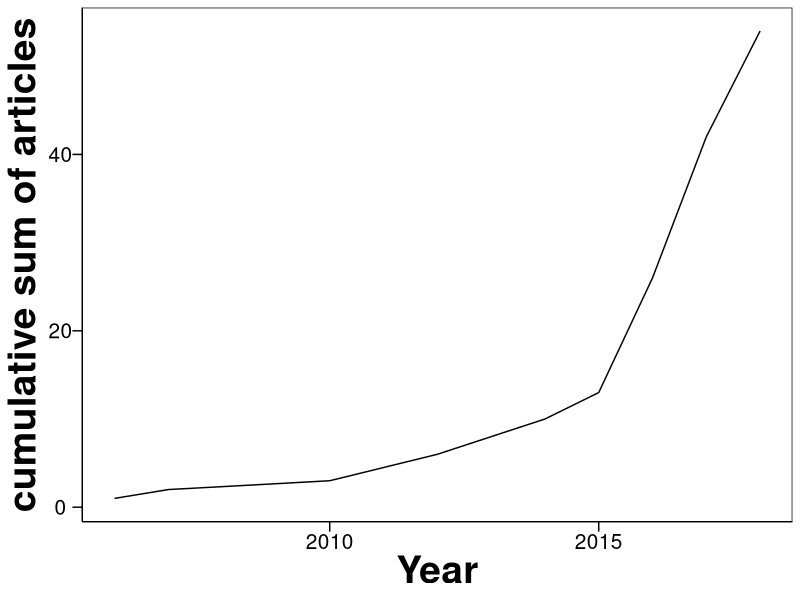
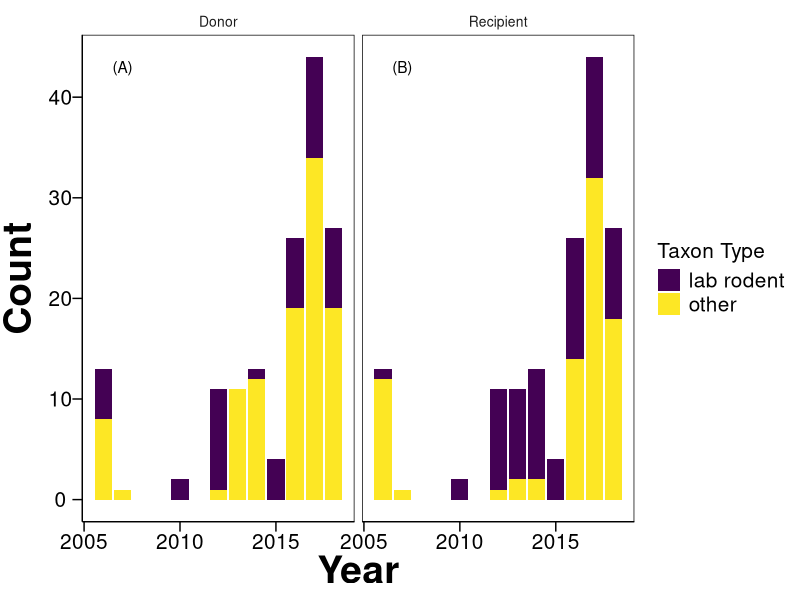
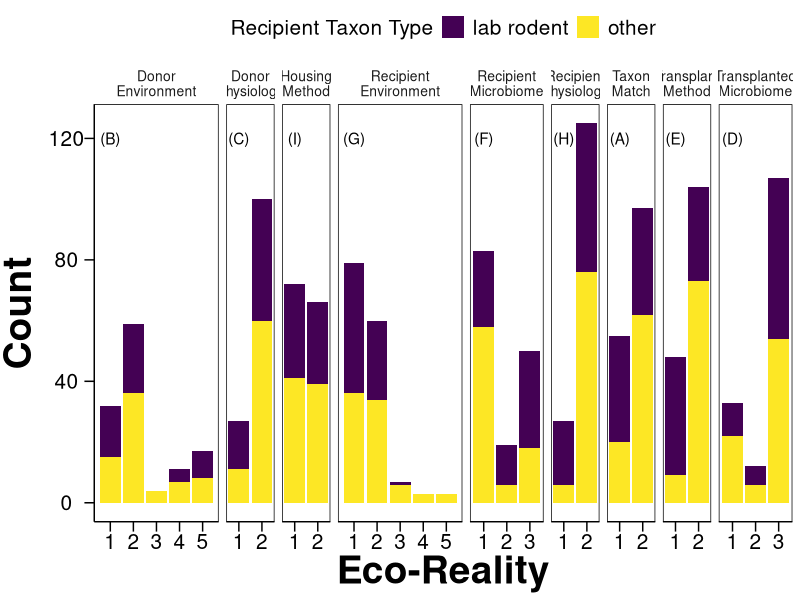
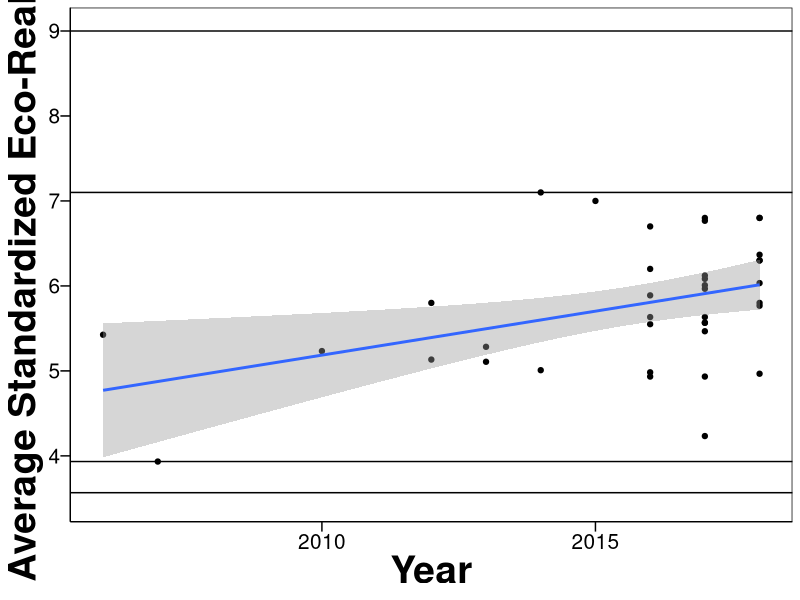
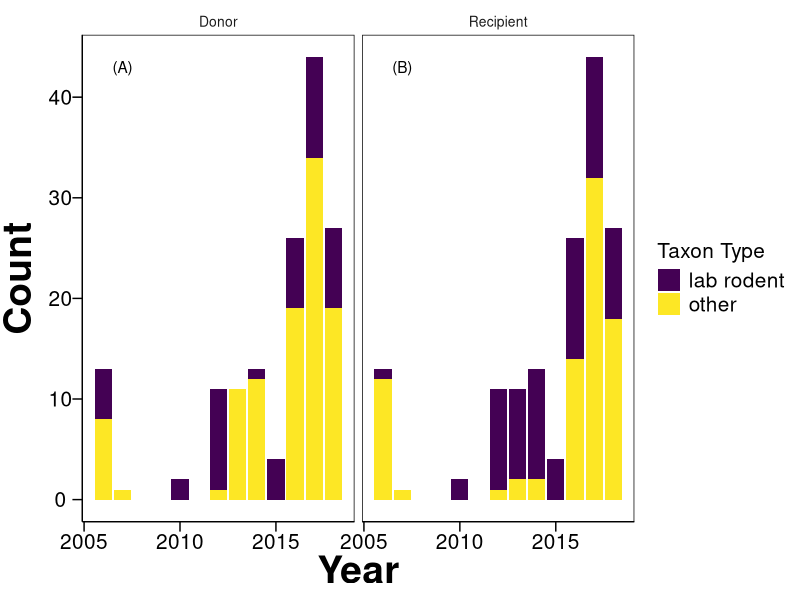
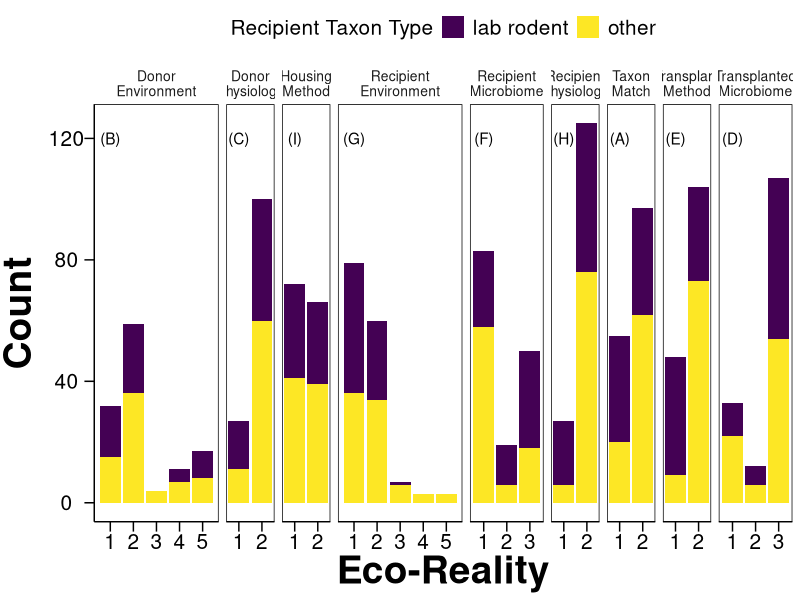
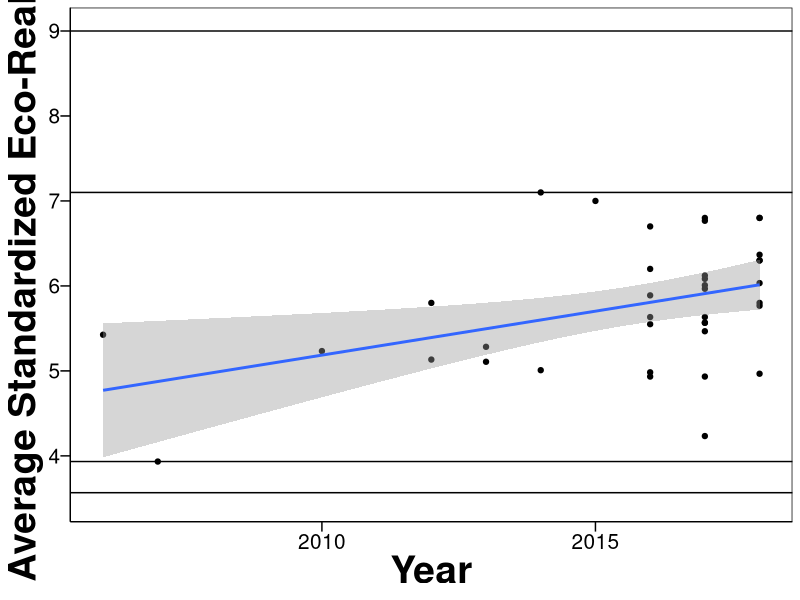

Recreate these plots in R, in order.
##############################
##Into the wild: understanding the breadth of host-microbiome interactions
##
## Christopher J. Greyson-Gaito, Timothy J. Bartley, Karl Cottenie, Will M.C. Jarvis, Amy E.M. Newman, Mason Stothart
##
## R script to create figures in manuscript
## 
## Beginning of coding - 2018-11-19
## Version 1.0 - 
##
## As of 2019-03-11, works with R version 3.5.2 (see packages for their versions)
##############################

theme_simple <- function() {
  theme_grey() %+replace%
    theme(
      axis.line = element_line(colour = "black"),
      panel.grid.minor = element_blank(),
      panel.grid.major = element_blank(),
      panel.background = element_blank(),
      axis.title = element_text(size = 28, face = "bold"),
      axis.text.x = element_text(size = 15, colour = "Black"),
      axis.text.y = element_text(size = 15, colour = "Black"),
      axis.ticks.length = unit(0.25, "cm"),
      axis.ticks = element_line(size = 0.5, colour = "Black"),
      panel.border = element_rect(fill = FALSE, size = 0.5),
      legend.title = element_text(size = 15),
      legend.key = element_blank()
    )
}

library("tidyverse") #Version 1.2.1
theme_set(theme_simple())
library(viridis) #Version 0.5.1

## Read in data -----

df_Transplant <- read_csv("data/EcoRealTable_2019-03-25_Data.csv")

## Data wrangling -----

summary(df_Transplant)

# find all the unique taxon IDs
df_Transplant %>% select(`Donor Taxon`, `Recipient Taxon`) %>% 
  unlist() %>% 
  unique() %>% .[order(.)]
  
## create lookup table more programmatically

labrodents <- c( "mouse", "rat")

donors <- df_Transplant %>%
  dplyr::select(`Donor Taxon`) %>%
  unique() %>%
  arrange(`Donor Taxon`) %>%
  mutate(LabRodent.Donor = ifelse(`Donor Taxon` %in% labrodents, "LabRodent", "Other"))

recipients <- df_Transplant %>%
  dplyr::select(`Recipient Taxon`) %>%
  unique() %>%
  arrange(`Recipient Taxon`) %>%
  mutate(LabRodent.Recip = ifelse(`Recipient Taxon` %in% labrodents, "LabRodent", "Other"))

## create new column for whether donor or recipient host was a labrodent or other
df_Transplant <- left_join(df_Transplant, recipients, by = "Recipient Taxon") %>%
  left_join(donors, by = "Donor Taxon")

# Calculation of number of papers (assuming PdFName are unique for each article)
length(unique(df_Transplant$PdFName)) #54 articles

# Calculation of number of transplant instances
length(df_Transplant$PdFName) #152 transplant instances (rows)

# Calculation of average number of transplant instances per article
summary(df_Transplant %>%
  group_by(PdFName) %>%
  summarise(TransplantCount = length(`Transplant Instance`)) %>%
 select(TransplantCount)) # mean 2.815

# Calculation of cumulative number of publications
df_Transplant %>%
  select(PdFName,Year) %>%
  group_by(Year) %>%
  summarise(Count = length(unique(PdFName))) %>%
  ggplot() +
  geom_line(aes(x = Year, y = cumsum(Count))) +
  ylab("cumulative sum of articles")

## Figures --------

#Figure 1 

# necessary data frame to add letters to the plot
ann_fig1 = data.frame(DonorRecip = c("Donor","Recipient"),
                      label = c("(A)", "(B)"))

df_Transplant %>%
  select(PdFName,Year,LabRodent.Donor,LabRodent.Recip) %>% 
  mutate(LabRodent.DonorBin = ifelse(LabRodent.Donor == "LabRodent",1,0),LabRodent.RecipBin = ifelse(LabRodent.Recip == "LabRodent",1,0)) %>%
  group_by(Year) %>%
  summarise(DonorLabRodent = sum(LabRodent.DonorBin==1),DonorOther = sum(LabRodent.DonorBin==0),RecipLabRodent = sum(LabRodent.RecipBin==1), RecipOther = sum(LabRodent.RecipBin==0)) %>%
  select(Year,DonorLabRodent,DonorOther,RecipLabRodent,RecipOther) %>%
  gather(Type, Total, -Year) %>%
  mutate(DonorRecip = ifelse(grepl("Donor", Type),"Donor", "Recipient")) %>%
  mutate(Type = str_remove(Type, "Donor")) %>%
  mutate(Type = str_remove(Type, "Recip")) %>%
  ggplot()+
  geom_col(aes(x = Year, y = Total, fill = Type )) +
  facet_grid(.~DonorRecip)+
  theme(strip.background=element_blank(),strip.text.x=element_text(size=10),strip.text.y=element_text(size=10),
        axis.title.y=element_text(hjust=0.5, vjust=1.5),legend.text=element_text(size=15)) +
  scale_fill_viridis(
    name = "Taxon Type", breaks = c("LabRodent", "Other"),
    labels = c("lab rodent", "other"), alpha = 1, begin = 0, end = 1,
    direction = 1, discrete = TRUE, option = "D"
  ) +
  ylab("Count") +
  geom_text(data = ann_fig1, 
            mapping = aes(x = 2007, y = 43, label = label))
            # hjust = -0.1,
            # vjust = -1)

ggsave(paste(Sys.Date(), "CountAnimals.pdf"),
       width = 18, height = 12, units = "cm"
)


## Figure 2

ann_fig2 = data.frame(Type = c("Taxon\nMatch","Donor\nEnvironment",
                               "Donor\nPhysiology","Transplanted\nMicrobiome",
                               "Transplant\nMethod","Recipient\nMicrobiome",
                               "Recipient\nEnvironment","Recipient\nPhysiology",
                               "Housing\nMethod"),
                      label = c("(A)", "(B)", "(C)", "(D)", "(E)",
                                "(F)", "(G)", "(H)", "(I)"))


ecoreality_conditions <- df_Transplant %>%
  dplyr::select(LabRodent.Recip, starts_with("Eco-Reality")) %>%
  # select the relevant columns for the plotting function
  mutate(`Eco-Reality of Taxon Match` = ifelse(`Eco-Reality Taxon Match`=="Match",2,1)) %>%
  select(-`Eco-Reality Taxon Match`) %>%
  gather(starts_with("Eco-Reality of"), key = "Type", value = "Eco-Reality") %>%
  mutate(Type = str_remove(Type, "Eco-Reality of ")) %>%
  mutate(Type = str_remove(Type, " \\(1-3\\)")) %>%
  mutate(Type = str_remove(Type, " \\(1-5\\)")) %>%
  mutate(Type = str_remove(Type, " \\(1-2\\)")) %>%
  mutate(Type = str_replace(Type, " ", "\n")) %>%
  # create the long format for ease of plotting
  # not necessary to create individual figures (see code below)
  mutate(`Eco-Reality` = as.numeric(`Eco-Reality`),
         Type = factor(Type,levels=c("Taxon\nMatch","Donor\nEnvironment","Donor\nPhysiology","Transplanted\nMicrobiome","Transplant\nMethod","Recipient\nMicrobiome","Recipient\nEnvironment","Recipient\nPhysiology","Housing\nMethod")))

AV_ecoreality_conditions <- ecoreality_conditions %>%
  group_by(Type)%>%
  summarise(AvEcoReality=mean(`Eco-Reality`, na.rm=TRUE))%>%
  mutate(EcoRealityMax=c(2,5,2,3,2,3,5,2,2), propEcoReality=AvEcoReality/EcoRealityMax)
  
AV_ecoreality_conditions_recipienttaxon <- ecoreality_conditions %>%
  group_by(LabRodent.Recip,Type)%>%
  summarise(AvEcoReality=mean(`Eco-Reality`, na.rm=TRUE))%>%
  mutate(EcoRealityMax=c(2,5,2,3,2,3,5,2,2), propEcoReality=AvEcoReality/EcoRealityMax)

  ggplot(ecoreality_conditions) +
  geom_bar(aes(x = `Eco-Reality`, 
                     fill = LabRodent.Recip)) + 
  facet_grid (.~ Type, scales = "free_x",space = "free_x") +
  theme(legend.position = "top",
        strip.background=element_blank(),strip.text.x=element_text(size=10),strip.text.y=element_text(size=10),
        axis.title.y=element_text(hjust=0.5, vjust=1.5),legend.text=element_text(size=15)) +
  scale_fill_viridis(
    name = "Recipient Taxon Type", breaks = c("LabRodent", "Other"),
    labels = c("lab rodent", "other"), alpha = 1, begin = 0, end = 1,
    direction = 1, discrete = TRUE, option = "D"
  ) +
  scale_x_continuous(breaks = function(x) pretty(x)[pretty(x) %% 1 == 0]) +
  # https://stackoverflow.com/questions/15622001/how-to-display-only-integer-values-on-an-axis-using-ggplot2
  xlab("Eco-Reality") + 
  ylab("Count") +
  geom_text(data = ann_fig2, 
            mapping = aes(x = 1, y = 120, label = label))

ggsave(paste(Sys.Date(), "Eco-realityComparisons.pdf"),
  width = 25, height = 12, units = "cm"
)


#Figure 3
ecorealperpaper<-df_Transplant %>%
  dplyr::select(Year,PdFName, `Transplant Instance`, starts_with("Eco-Reality")) %>%
  mutate(`Eco-Reality Taxon Match` = ifelse(`Eco-Reality Taxon Match` == "Match",2,1))%>%
  # select the relevant columns for the plotting function
  gather(starts_with("Eco-Reality"), key = "Type", value = "EcoRealityAbs") %>%
  mutate(Type = str_remove(Type, "Eco-Reality ")) %>%
  mutate(Type = str_remove(Type, "of ")) %>%
  mutate(Type = str_remove(Type, " \\(1-3\\)")) %>%
  mutate(Type = str_remove(Type, " \\(1-5\\)")) %>%
  mutate(Type = str_remove(Type, " \\(1-2\\)")) %>%
  # create the long format for ease of plotting
  # not necessary to create individual figures (see code below)
  mutate(EcoRealityAbs=as.numeric(EcoRealityAbs))%>%
  mutate(EcoReality = case_when(
    Type=="Taxon Match" ~ EcoRealityAbs/2,
    Type=="Donor Environment" ~ EcoRealityAbs/5,
    Type=="Donor Physiology" ~ EcoRealityAbs/2,
    Type=="Housing Method" ~ EcoRealityAbs/2,
    Type=="Recipient Environment" ~ EcoRealityAbs/5,
    Type=="Recipient Microbiome" ~ EcoRealityAbs/3,
    Type=="Recipient Physiology" ~ EcoRealityAbs/2,
    Type=="Transplant Method" ~ EcoRealityAbs/2,
    Type=="Transplanted Microbiome" ~ EcoRealityAbs/3)) %>%
  select(-EcoRealityAbs)%>%
  spread(Type, EcoReality) %>%
  mutate(EcoRealSum = rowSums(.[4:11])) %>%
  group_by(Year,PdFName) %>%
  summarise(AvER = mean(EcoRealSum, na.rm=TRUE)) %>%
  arrange(AvER)


  ggplot(ecorealperpaper)+
    geom_hline(yintercept=3.933333)+
    geom_hline(yintercept=7.1)+
  geom_point(aes(Year, AvER))+
  geom_smooth(aes(Year, AvER), method=lm, se=TRUE)+
  geom_hline(yintercept=3.566667)+
  geom_hline(yintercept=9)+
  scale_y_continuous(limits=c(3.5,9))+ #3.5666667 is the lowest score a paper can have, 9 is the highest score a paper can have
  ylab("Average Standardized Eco-Reality")

ggsave(paste(Sys.Date(), "Eco-realityAverageStandardOverTime.pdf"),
       width = 18, height = 14, units = "cm"
)

##### Useful extra information

# How many of the recipient microbiomes 1 are gnobiotic bees.
bees <- df_Transplant %>%
  dplyr::select(`Recipient Taxon`, LabRodent.Recip, starts_with("Eco-Reality")) %>%
  # select the relevant columns for the plotting function
  mutate(`Eco-Reality of Taxon Match` = ifelse(`Eco-Reality Taxon Match`=="Match",2,1)) %>%
  select(-`Eco-Reality Taxon Match`) %>%
  gather(starts_with("Eco-Reality of"), key = "Type", value = "Eco-Reality") %>%
  mutate(Type = str_remove(Type, "Eco-Reality of ")) %>%
  mutate(Type = str_remove(Type, " \\(1-3\\)")) %>%
  mutate(Type = str_remove(Type, " \\(1-5\\)")) %>%
  mutate(Type = str_remove(Type, " \\(1-2\\)")) %>%
  mutate(Type = str_replace(Type, " ", "\n")) %>%
  # create the long format for ease of plotting
  # not necessary to create individual figures (see code below)
  mutate(`Eco-Reality` = as.numeric(`Eco-Reality`),
         Type = factor(Type,levels=c("Taxon\nMatch","Donor\nEnvironment","Donor\nPhysiology","Transplanted\nMicrobiome","Transplant\nMethod","Recipient\nMicrobiome","Recipient\nEnvironment","Recipient\nPhysiology","Housing\nMethod"))) %>%
  filter(Type=="Recipient\nMicrobiome") %>%
  filter(`Eco-Reality`==1)
  
table(bees$`Recipient Taxon`)

nrow(bees)
# Find articles for bees in recipient microbiom 1
beearticle <- df_Transplant %>%
  dplyr::select(PdFName,`Recipient Taxon`, `Eco-Reality of Recipient Microbiome (1-3)`)%>%
  filter(`Eco-Reality of Recipient Microbiome (1-3)`==1) %>%
  filter(`Recipient Taxon` %in% c("bee", "bumblebee"))

# Are zebrafish in Recipient microbiome 1 gnotobiotic too - find articles
zebrafish <- df_Transplant %>%
  dplyr::select(PdFName,`Recipient Taxon`, `Eco-Reality of Recipient Microbiome (1-3)`)%>%
  filter(`Eco-Reality of Recipient Microbiome (1-3)`==1) %>%
  filter(`Recipient Taxon`=="zebrafish")



